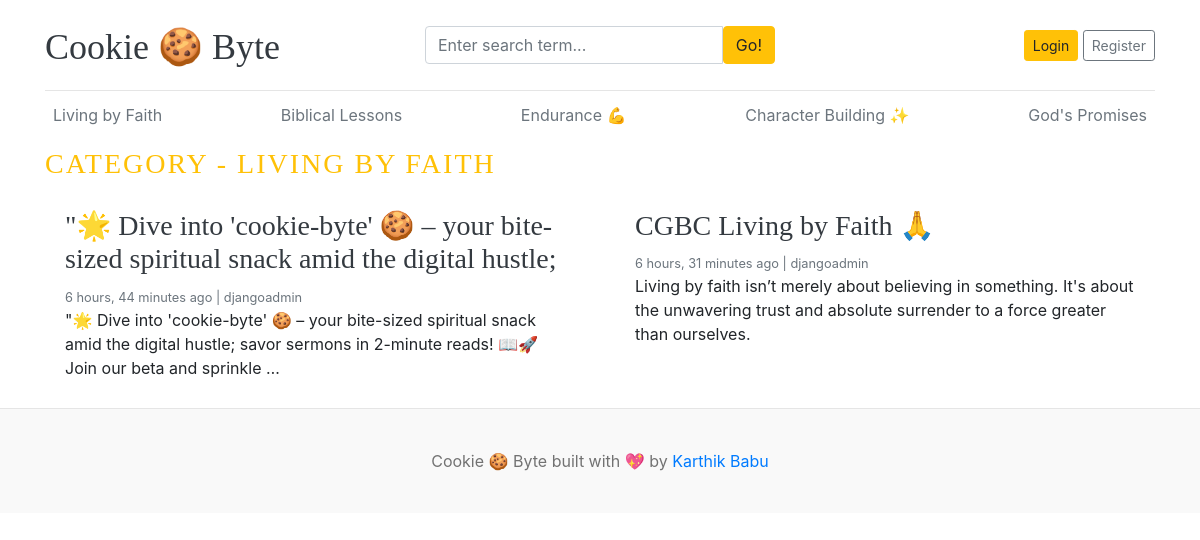
/category/9/, run on the app's committed database.
### blogs/models.py (models this page shows, shortened)
class Category(models.Model):
    category_name = models.CharField(max_length=50, unique=True)
    created_at = models.DateTimeField(auto_now_add=True)
    updated_at = models.DateTimeField(auto_now=True)
    class Meta:
        verbose_name_plural = 'categories'
    def __str__(self):
        return self.category_name

class Blog(models.Model):
    title = models.CharField(max_length=100)
    slug = models.SlugField(max_length=150, unique=True, blank=True)
    category = models.ForeignKey(Category, on_delete=models.CASCADE)
    author = models.ForeignKey(User, on_delete=models.CASCADE)
    featured_image = models.ImageField(upload_to='uploads/%Y/%m/%d')
    short_description = models.TextField(max_length=500,)
    blog_body = models.TextField(max_length=2000)
    status = models.CharField(max_length=20,choices=STATUS_CHOICES,default='Draft')
    is_featured = models.BooleanField(default=False)
    created_at = models.DateTimeField(auto_now_add=True)
    updated_at = models.DateTimeField(auto_now=True)

### blogs/views.py (the view)
# urls.py: path('<int:category_id>/', views.posts_by_category, name='posts_by_category'),
def posts_by_category(request,category_id):
    posts = Blog.objects.filter(status='Published',category= category_id)
    category = get_object_or_404(Category, pk=category_id)
    context = {
        'posts':posts,
        'category':category,
    }
    return render(request,'posts_by_category.html',context)

### blogs/context_processors.py (called while the page is built)
def get_categories(request):
    categories = Category.objects.all()
    return dict(categories=categories)

def get_social_links(request):
    social_links = SocialLink.objects.all()
    return dict(social_links=social_links)

### templates/posts_by_category.html
{% extends 'base.html' %}
{% block content %}
      <h3 class="text-uppercase text-warning" style="letter-spacing:2px;">Category - {{ category }}</h3>
  <div class="row mb-2">
      {% if posts %}
    {% for post in posts %}
    <div class="col-md-6">
      <div class="card border-0" >
        <div class="card-body">
          <h3><a href="{% url 'blogs' post.slug %}" class="text-dark" >{{post.title}}</a></h3>
          <small class="mb-1 text-muted">{{post.created_at | timesince}} ago | {{post.author}}</small>
          <p class="card-text">{{ post.short_description | truncatewords:25 }}</p>
        </div>
      </div>
    </div>
    {% endfor %}
      {% else  %}
      <p>No Posts found</p>
      {% endif %}
    </div>
</div>
{% endblock  %}

### templates/base.html (shortened to what this page needs)
{% load static %}
<!DOCTYPE html>
<html lang="en">
<head>
    <link href="https://getbootstrap.com/docs/4.0/dist/css/bootstrap.min.css" rel="stylesheet">
    <link href="{% static 'css/blog.css' %}" rel="stylesheet">
    <link rel="stylesheet" href="https://cdnjs.cloudflare.com/ajax/libs/font-awesome/4.7.0/css/font-awesome.min.css">
  </head>
<body>
    <div class="container">
      <header class="blog-header py-3">
        <div class="row flex-nowrap justify-content-between align-items-center">
          <div class="col-4 pt-1">
            <a class="blog-header-logo text-dark" href="/">Cookie 🍪 Byte</a>
          </div>
            <div class="col-4">
                <form action="{% url 'search' %}" method="GET">
                    <div class="input-group">
                        <input class="form-control" type="text" name="keyword" value="{{ keyword }}" placeholder="Enter search term..." aria-label="Enter search term..." aria-describedby="button-search" />
                        <button type="submit" class="btn btn-warning" id="button-search" type="button">Go!</button>
                    </div>
                </form>
            </div>
          <div class="col-4 d-flex justify-content-end align-items-center">
              {% if not user.is_authenticated %}
            <a class="btn btn-sm btn-warning" href="{% url 'login' %}">Login</a> &nbsp;
            <a class="btn btn-sm btn-outline-secondary" href="{% url 'register' %}">Register</a>
              {% else %}
              <span> <a href="{% url 'dashboard' %}">Dashboard</a></span>
              &emsp;
                <span><a href="{% url 'logout' %}">Logout</a></span>
             {% endif %}
          </div>
        </div>
      </header>
      <div class="nav-scroller py-1 mb-2">
        <nav class="nav d-flex justify-content-between">
          {% for cat in categories %}
          <a class="p-2 text-muted" href="{% url 'posts_by_category' cat.id %}">{{cat.category_name}}</a>
          {% endfor %}
        </nav>
      </div>
        {% block content %}
        {% endblock %}
        <footer class="blog-footer">
  <p>Cookie 🍪 Byte built with 💖 by <a href="#">Karthik Babu</a></p>
</footer>
</body>
</html>

### blog_main/static/css/blog.css (style rules this page uses)
.blog-header { border-bottom: 1px solid #e5e5e5; }
.blog-header-logo { font-family: "Playfair Display", Georgia, "Times New Roman", serif; font-size: 2.25rem; }
h1, h2, h3, h4, h5, h6 { font-family: "Playfair Display", Georgia, "Times New Roman", serif; }
.blog-footer { padding: 2.5rem 0; color: #727272; text-align: center; background-color: #f9f9f9; border-top: .05rem solid #e5e5e5; }
.blog-footer p:last-child { margin-bottom: 0; }

### data on the page
Category: category_name "Living by Faith", category_name "LIVING BY FAITH"
Category: category_name "Biblical Lessons"
Category: category_name "Endurance 💪"
Category: category_name "Character Building ✨"
Category: category_name "God's Promises"
Blog: title "\"🌟 Dive into 'cookie-byte' 🍪 – your bite-sized spiritual snack amid the digital hustle;", created_at "6 hours, 44 minutes", author "djangoadmin", short_description "\"🌟 Dive into 'cookie-byte' 🍪 – your bite-sized spiritual snack amid the digital hustle; savor sermons in 2-minute reads! 📖🚀 Join our beta and sprinkle …"
Blog: title "CGBC Living by Faith 🙏", created_at "6 hours, 31 minutes", author "djangoadmin", short_description "Living by faith isn’t merely about believing in something. It's about the unwavering trust and absolute surrender to a force greater than ourselves."
